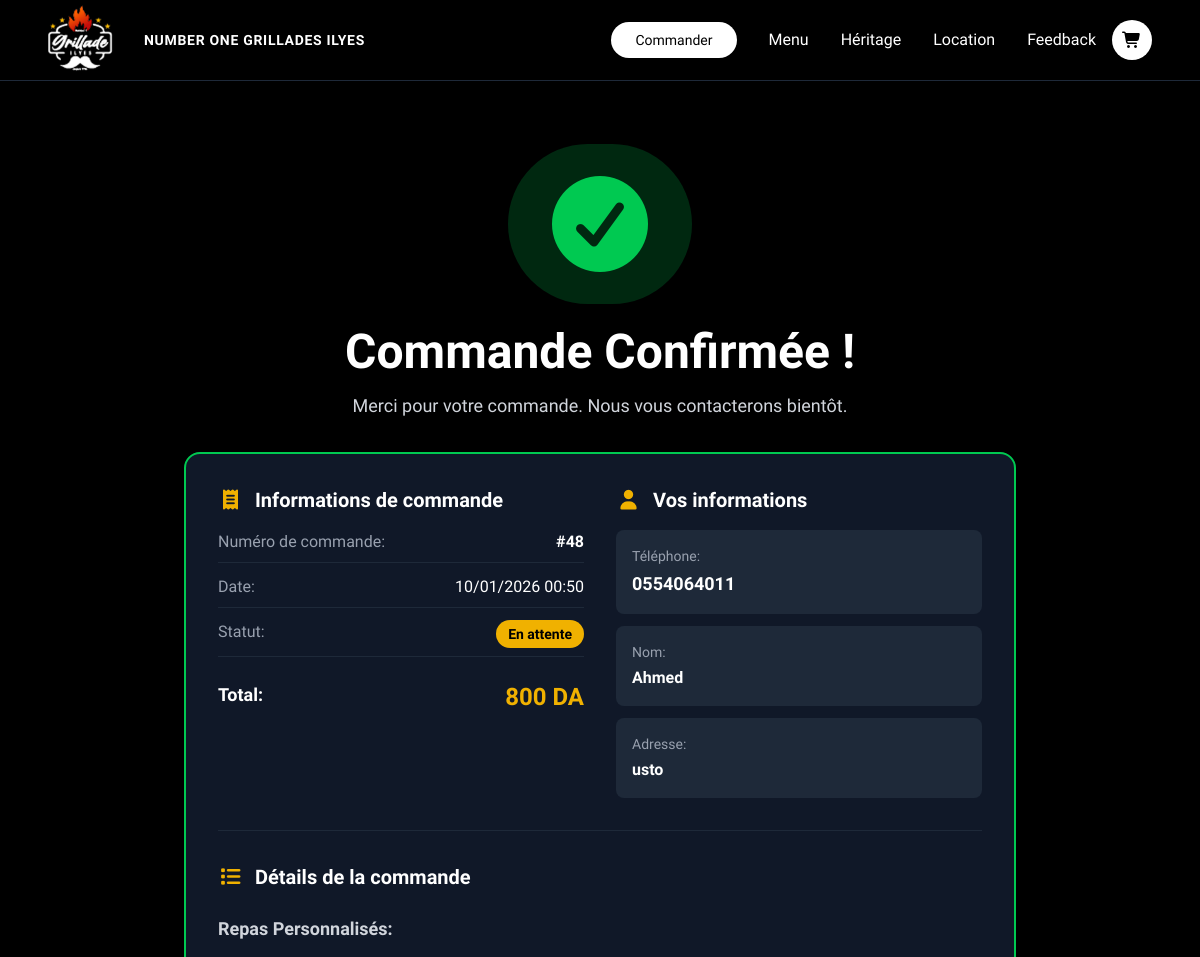
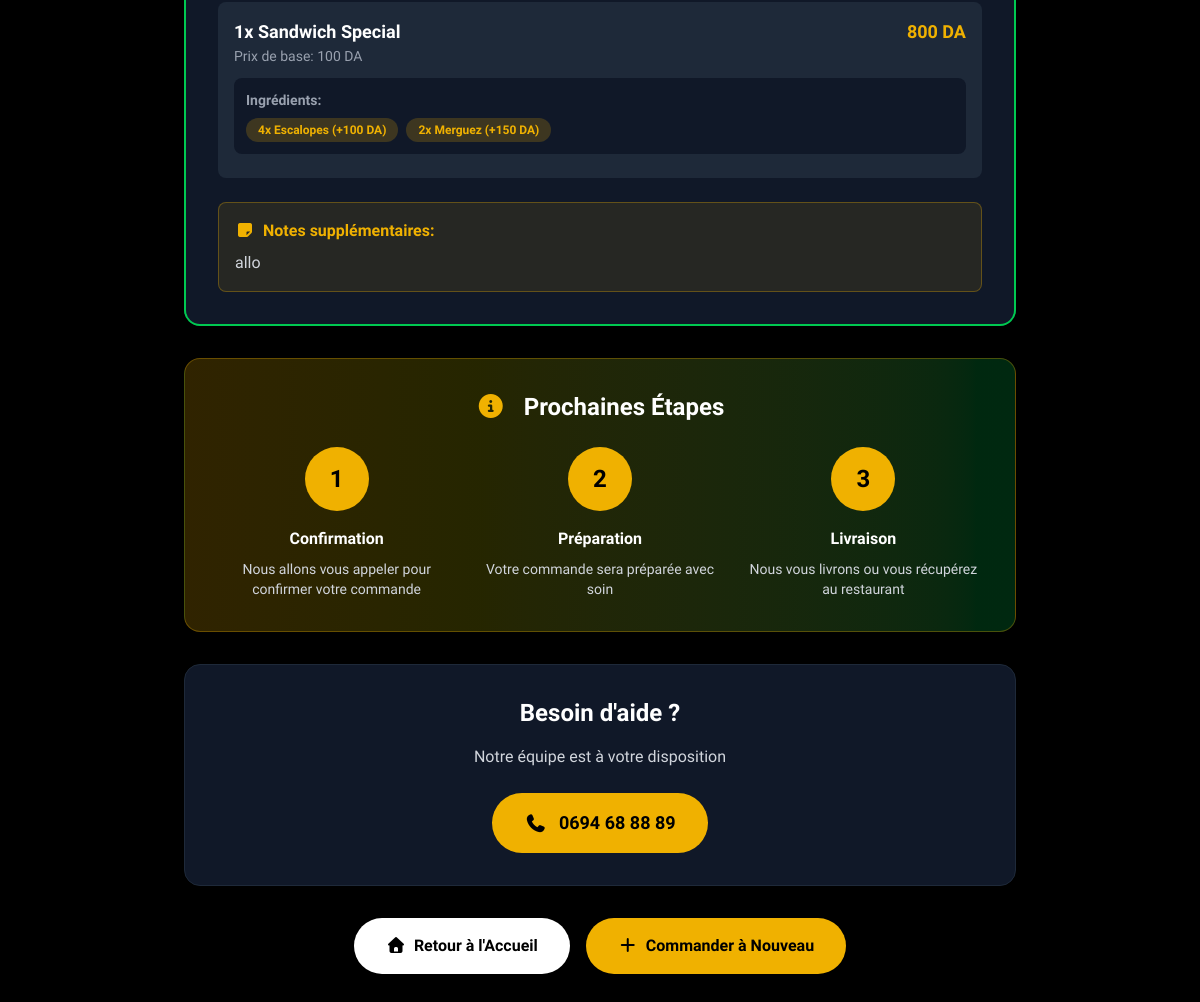
Page /restaurant/confirmation/48/ on the committed database (2 pictures, top to bottom).
### restaurant/models.py (models this page shows, shortened)
class Order(models.Model):
    STATUS_CHOICES = [
        ('pending', 'En attente'),
        ('confirmed', 'Confirmée'),
        ('preparing', 'En préparation'),
        ('ready', 'Prête'),
        ('delivered', 'Livrée'),
        ('cancelled', 'Annulée'),
    ]
    customer_phone = models.CharField(max_length=20)
    customer_name = models.CharField(max_length=100, blank=True)
    customer_address = models.TextField(blank=True, null=True)
    total_price = models.DecimalField(max_digits=10, decimal_places=2)
    additional_notes = models.TextField(blank=True, null=True)
    status = models.CharField(max_length=20, choices=STATUS_CHOICES, default='pending')
    created_at = models.DateTimeField(auto_now_add=True)
    updated_at = models.DateTimeField(auto_now=True)
    class Meta:
        ordering = ['-created_at']

class OrderSpecialMeal(models.Model):
    order = models.ForeignKey(Order, on_delete=models.CASCADE, related_name='special_meals')
    special_meal = models.ForeignKey(SpecialMeal, on_delete=models.CASCADE)
    quantity = models.IntegerField(validators=[MinValueValidator(1)])
    base_price = models.DecimalField(max_digits=10, decimal_places=2)
    total_price = models.DecimalField(max_digits=10, decimal_places=2)
    notes = models.TextField(blank=True, null=True)

class SpecialMeal(models.Model):
    name = models.CharField(max_length=100)
    description = models.TextField()
    base_price = models.DecimalField(max_digits=10, decimal_places=2)
    image = models.ImageField(upload_to='special_meals/')
    is_available = models.BooleanField(default=True)
    available_ingredients = models.ManyToManyField(
        Ingredient,
        through='SpecialMealIngredient',
        related_name='special_meals'
    )

class OrderSpecialMealIngredient(models.Model):
    order_special_meal = models.ForeignKey(
        OrderSpecialMeal,
        on_delete=models.CASCADE,
        related_name='selected_ingredients'
    )
    ingredient = models.ForeignKey(Ingredient, on_delete=models.CASCADE)
    quantity = models.IntegerField(validators=[MinValueValidator(1)])
    unit_price = models.DecimalField(max_digits=10, decimal_places=2)

class Ingredient(models.Model):
    name = models.CharField(max_length=100)
    category = models.ForeignKey(IngredientCategory, on_delete=models.CASCADE)
    price = models.DecimalField(
        max_digits=10,
        decimal_places=2,
        default=0,
        help_text="Extra cost for this ingredient (0 if included in base)"
    )
    is_available = models.BooleanField(default=True)
    image = models.ImageField(upload_to='ingredients/', blank=True, null=True)
    class Meta:
        ordering = ['category__order', 'name']

### restaurant/views.py (the view)
# urls.py: path('confirmation/<int:order_id>/', views.order_confirmation, name='order_confirmation'),
def order_confirmation(request, order_id):
    order = get_object_or_404(Order, id=order_id)
    context = {
        'order': order
    }
    return render(request, 'restaurant/order_confirmation.html', context)

### restaurant/templates/restaurant/order_confirmation.html (shortened to what this page needs)
{% extends 'base.html' %}
{% load static %}
{% block content %}
<section class="bg-black min-h-screen py-16">
    <div class="max-w-4xl mx-auto px-4 sm:px-6 lg:px-8">
        <div class="text-center mb-8">
            <div class="inline-block bg-green-500/20 rounded-full p-8 mb-6 animate-pulse">
                <i class="fas fa-check-circle text-green-500 text-8xl"></i>
            </div>
            <h1 class="text-4xl md:text-5xl font-bold text-white mb-4">
                Commande Confirmée !
            </h1>
            <p class="text-gray-300 text-lg">
                Merci pour votre commande. Nous vous contacterons bientôt.
            </p>
        </div>
        <div class="bg-gray-900 rounded-2xl p-8 border-2 border-green-500 mb-8">
            <div class="grid grid-cols-1 md:grid-cols-2 gap-8 mb-8">
                <div>
                    <h2 class="text-xl font-bold text-white mb-4 flex items-center">
                        <i class="fas fa-receipt text-yellow-500 mr-3"></i>
                        Informations de commande
                    </h2>
                    <div class="space-y-3">
                        <div class="flex justify-between border-b border-gray-800 pb-2">
                            <span class="text-gray-400">Numéro de commande:</span>
                            <span class="text-white font-bold">#{{ order.id }}</span>
                        </div>
                        <div class="flex justify-between border-b border-gray-800 pb-2">
                            <span class="text-gray-400">Date:</span>
                            <span class="text-white">{{ order.created_at|date:"d/m/Y H:i" }}</span>
                        </div>
                        <div class="flex justify-between border-b border-gray-800 pb-2">
                            <span class="text-gray-400">Statut:</span>
                            <span class="bg-yellow-500 text-black px-3 py-1 rounded-full text-sm font-bold">
                                {{ order.get_status_display }}
                            </span>
                        </div>
                        <div class="flex justify-between pt-3">
                            <span class="text-white font-bold text-lg">Total:</span>
                            <span class="text-yellow-500 font-bold text-2xl">{{ order.total_price|floatformat:0 }} DA</span>
                        </div>
                    </div>
                </div>
                <div>
                    <h2 class="text-xl font-bold text-white mb-4 flex items-center">
                        <i class="fas fa-user text-yellow-500 mr-3"></i>
                        Vos informations
                    </h2>
                    <div class="space-y-3">
                        <div class="bg-gray-800 rounded-lg p-4">
                            <p class="text-gray-400 text-sm mb-1">Téléphone:</p>
                            <p class="text-white font-semibold text-lg">{{ order.customer_phone }}</p>
                        </div>
                        {% if order.customer_name %}
                        <div class="bg-gray-800 rounded-lg p-4">
                            <p class="text-gray-400 text-sm mb-1">Nom:</p>
                            <p class="text-white font-semibold">{{ order.customer_name }}</p>
                        </div>
                        {% endif %}
                        {% if order.customer_address %}
                        <div class="bg-gray-800 rounded-lg p-4">
                            <p class="text-gray-400 text-sm mb-1">Adresse:</p>
                            <p class="text-white font-semibold">{{ order.customer_address }}</p>
                        </div>
                        {% endif %}
                    </div>
                </div>
            </div>
            <div class="border-t border-gray-800 pt-8">
                <h2 class="text-xl font-bold text-white mb-6 flex items-center">
                    <i class="fas fa-list text-yellow-500 mr-3"></i>
                    Détails de la commande
                </h2>
                {% if order.special_meals.all %}
                <div>
                    <h3 class="text-lg font-semibold text-gray-300 mb-4">Repas Personnalisés:</h3>
                    <div class="space-y-4">
                        {% for special in order.special_meals.all %}
                        <div class="bg-gray-800 rounded-lg p-4">
                            <div class="flex justify-between items-start mb-3">
                                <div>
                                    <p class="text-white font-semibold text-lg">{{ special.quantity }}x {{ special.special_meal.name }}</p>
                                    <p class="text-gray-400 text-sm">Prix de base: {{ special.base_price|floatformat:0 }} DA</p>
                                </div>
                                <span class="text-yellow-500 font-bold text-lg">{{ special.total_price|floatformat:0 }} DA</span>
                            </div>
                            <div class="bg-gray-900 rounded-lg p-3 mb-2">
                                <p class="text-gray-400 text-sm font-semibold mb-2">Ingrédients:</p>
                                <div class="flex flex-wrap gap-2">
                                    {% for ing in special.selected_ingredients.all %}
                                    <span class="bg-yellow-500/20 text-yellow-500 px-3 py-1 rounded-full text-xs font-semibold">
                                        {{ ing.quantity }}x {{ ing.ingredient.name }}
                                        {% if ing.unit_price > 0 %}(+{{ ing.unit_price|floatformat:0 }} DA){% endif %}
                                    </span>
                                    {% endfor %}
                                </div>
                            </div>
                        </div>
                        {% endfor %}
                    </div>
                </div>
                {% endif %}
                {% if order.additional_notes %}
                <div class="mt-6 bg-yellow-500/10 border border-yellow-500/30 rounded-lg p-4">
                    <p class="text-yellow-500 font-semibold mb-2">
                        <i class="fas fa-sticky-note mr-2"></i>Notes supplémentaires:
                    </p>
                    <p class="text-gray-300">{{ order.additional_notes }}</p>
                </div>
                {% endif %}
            </div>
        </div>
        <div class="bg-gradient-to-r from-yellow-500/20 to-green-500/20 rounded-2xl p-8 border border-yellow-500/30 mb-8">
            <h2 class="text-2xl font-bold text-white mb-6 text-center">
                <i class="fas fa-info-circle text-yellow-500 mr-3"></i>
                Prochaines Étapes
            </h2>
            <div class="grid grid-cols-1 md:grid-cols-3 gap-6">
                <div class="text-center">
                    <div class="bg-yellow-500 text-black w-16 h-16 rounded-full flex items-center justify-center mx-auto mb-4 text-2xl font-bold">1</div>
                    <h3 class="text-white font-bold mb-2">Confirmation</h3>
                    <p class="text-gray-300 text-sm">Nous allons vous appeler pour confirmer votre commande</p>
                </div>
                <div class="text-center">
                    <div class="bg-yellow-500 text-black w-16 h-16 rounded-full flex items-center justify-center mx-auto mb-4 text-2xl font-bold">2</div>
                    <h3 class="text-white font-bold mb-2">Préparation</h3>
                    <p class="text-gray-300 text-sm">Votre commande sera préparée avec soin</p>
                </div>
                <div class="text-center">
                    <div class="bg-yellow-500 text-black w-16 h-16 rounded-full flex items-center justify-center mx-auto mb-4 text-2xl font-bold">3</div>
                    <h3 class="text-white font-bold mb-2">Livraison</h3>
                    <p class="text-gray-300 text-sm">Nous vous livrons ou vous récupérez au restaurant</p>
                </div>
            </div>
        </div>
        <div class="bg-gray-900 rounded-2xl p-8 border border-gray-800 text-center mb-8">
            <h2 class="text-2xl font-bold text-white mb-4">Besoin d'aide ?</h2>
            <p class="text-gray-300 mb-6">Notre équipe est à votre disposition</p>
            <a href="tel:+213694688889" class="inline-flex items-center gap-3 bg-yellow-500 text-black px-8 py-4 rounded-full font-bold hover:bg-yellow-400 transition text-lg">
                <i class="fas fa-phone"></i>
                0694 68 88 89
            </a>
        </div>
        <div class="flex flex-col sm:flex-row gap-4 justify-center">
            <a href="{% url 'core:home' %}" class="bg-white text-black px-8 py-4 rounded-full font-bold hover:bg-gray-200 transition text-center">
                <i class="fas fa-home mr-2"></i>Retour à l'Accueil
            </a>
            <a href="{% url 'restaurant:order' %}" class="bg-yellow-500 text-black px-8 py-4 rounded-full font-bold hover:bg-yellow-400 transition text-center">
                <i class="fas fa-plus mr-2"></i>Commander à Nouveau
            </a>
        </div>
    </div>
</section>
{% endblock %}

### core/templates/base.html (style rules this page uses)
.font-marcellus { font-family: 'Marcellus', serif; }

### restaurant/templates/restaurant/order_confirmation.html (style rules this page uses)
.animate-pulse { animation: pulse 2s ease-in-out infinite; }

### rows in the picture
Order: id "48", created_at "10/01/2026 00:50", status "En attente", total_price "800", customer_phone "0554064011", customer_name "Ahmed", customer_address "usto", additional_notes "allo"
OrderSpecialMeal: quantity "1", special_meal.name "Sandwich Special", base_price "100", total_price "800"
OrderSpecialMealIngredient: quantity "4", ingredient.name "Escalopes", unit_price "100"
OrderSpecialMealIngredient: quantity "2", ingredient.name "Merguez", unit_price "150"
